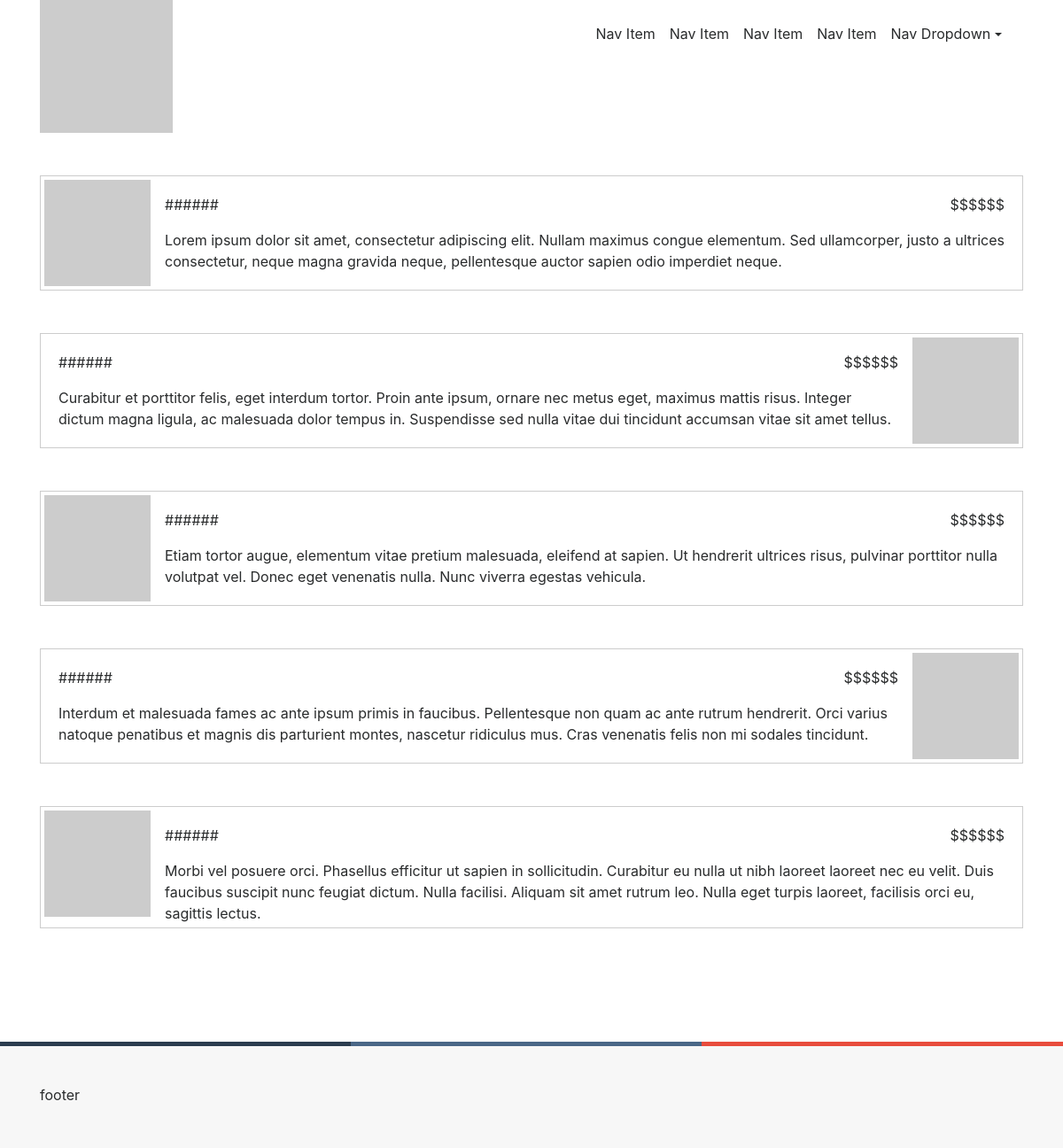
The page /about/ on the database its author committed.
### core/models.py (models this page shows, shortened)
class Member( models.Model ) :
    first_name = models.CharField( max_length = 15, default = 'First Name' )
    last_name = models.CharField( max_length = 15, default = 'Last Name' )
    title = models.CharField( blank=True, null=True, max_length = 30 )
    nickname = models.CharField( blank=True, null=True, max_length = 15 )
    description = models.TextField( blank=True, null=True )
    profile_image = models.ImageField( blank=True, null=True )
    character_image = models.ImageField( blank=True, null=True )

### layout/views.py (the view)
# urls.py: url( r'^about/$', AboutView.as_view(), name = 'about' )
class AboutView( generic.ListView ) :
    template_name = 'layout/about.html'
    context_object_name = 'members_list'
    def get_queryset( self ) :
        return Member.objects.all()

### layout/templates/layout/about.html (shortened to what this page needs)
{% extends 'layout/basic.html' %}
{% block content %}
  <div id="main" role="main">
    <div class="container">
      <div class="row">
        <div class="col pt-5">
          {% for member in members_list %}
          <div class="ltg-member-media media mb-5 p-1">
            <div class="media-thumb">
              <img src="http://www.placehold.it/120x120" alt="">
            </div>
            <div class="media-body">
              <div class="d-flex justify-content-between p-3">
                <div>######</div>
                <div>$$$$$$</div>
              </div>
              <div class="px-3">
                {{ member.description }}
              </div>
            </div>
          </div>
          {% endfor %}
        </div>
      </div>
    </div>
  </div>
{% endblock %}

### layout/templates/layout/basic.html (shortened to what this page needs)
<!DOCTYPE html>
<html>
  <head>
    {% load staticfiles %}
    <link rel="stylesheet" href="{% static 'layout/styles/layout.css' %}">
  </head>
  <body>
    {% include 'layout/includes/header.html' %}
    {% block content %}{% endblock %}
    {% include 'layout/includes/footer.html' %}
  </body>
</html>

### layout/templates/layout/includes/header.html (shortened to what this page needs)
<header class="ltg-header">
  <div class="container">
    <div class="row">
      <div class="col d-flex">
        <div class="ltg-header-logo d-flex">
          <a href="/"><img src="http://www.placehold.it/150x150" alt="Lunch Table Games Logo"></a>
        </div>
        <nav class="navbar navbar-toggleable-md">
          <div class="collapse navbar-collapse justify-content-md-end" id="header-nav">
            <ul class="navbar-nav">
              <li class="nav-item"><a class="nav-link" href="/about/">Nav Item</a></li>
              <li class="nav-item"><a class="nav-link" href="#">Nav Item</a></li>
              <li class="nav-item"><a class="nav-link" href="#">Nav Item</a></li>
              <li class="nav-item"><a class="nav-link" href="#">Nav Item</a></li>
              <li class="nav-item dropdown">
                <a class="nav-link dropdown-toggle" href="#" data-toggle="dropdown" aria-expanded="false">Nav Dropdown</a>
              </li>
            </ul>
          </div>
        </nav>
      </div>
    </div>
  </div>
</header>

### layout/templates/layout/includes/footer.html
<footer>
  <div class="container">
    <div class="row">
      <div class="col">footer</div>
    </div>
  </div>
</footer>

### rows shown on the page
Member: description "Lorem ipsum dolor sit amet, consectetur adipiscing elit. Nullam maximus congue elementum. Sed ullamcorper, justo a ultrices consectetur, neque magna gravida neque, pellentesque auctor sapien odio imperdiet neque."
Member: description "Curabitur et porttitor felis, eget interdum tortor. Proin ante ipsum, ornare nec metus eget, maximus mattis risus. Integer dictum magna ligula, ac malesuada dolor tempus in. Suspendisse sed nulla vitae dui tincidunt accumsan vitae sit amet tellus."
Member: description "Etiam tortor augue, elementum vitae pretium malesuada, eleifend at sapien. Ut hendrerit ultrices risus, pulvinar porttitor nulla volutpat vel. Donec eget venenatis nulla. Nunc viverra egestas vehicula."
Member: description "Interdum et malesuada fames ac ante ipsum primis in faucibus. Pellentesque non quam ac ante rutrum hendrerit. Orci varius natoque penatibus et magnis dis parturient montes, nascetur ridiculus mus. Cras venenatis felis non mi sodales tincidunt."
Member: description "Morbi vel posuere orci. Phasellus efficitur ut sapien in sollicitudin. Curabitur eu nulla ut nibh laoreet laoreet nec eu velit. Duis faucibus suscipit nunc feugiat dictum. Nulla facilisi. Aliquam sit amet rutrum leo. Nulla eget turpis laoreet, facilisis orci eu, sagittis lectus."
